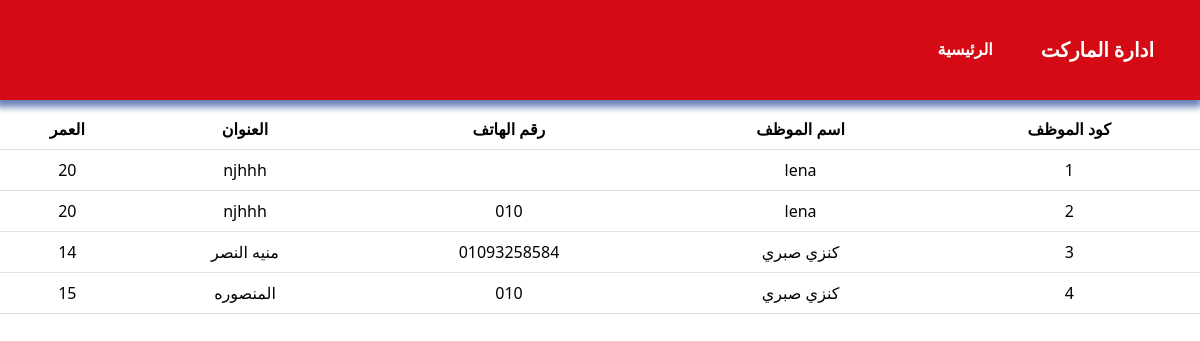
The app's page /admin/viewsemployee.php with its own data.
### tables this page shows
CREATE TABLE `employee` (
  `id` int(11) NOT NULL,
  `employee` varchar(50) NOT NULL,
  `employeetel` varchar(50) NOT NULL,
  `employeeaddress` varchar(50) NOT NULL,
  `date` varchar(50) NOT NULL DEFAULT current_timestamp(),
  `age` varchar(50) NOT NULL
);

### admin/viewsemployee.php (the view, shortened to what this page needs)
<!DOCTYPE html>
<html lang="en">
<head>
    <link rel="stylesheet" href="./css/bootstrap.css">
    <link rel="stylesheet" href="./css/style.css">
    <link rel="stylesheet" href="./fonts/all.css">
</head>
<body>
<nav class="navbar navbar-expand-lg navbar-light bg-light">
  <a class="navbar-brand" href="#">ادارة الماركت</a>
  <div class="collapse navbar-collapse" id="navbarNav">
    <ul class="navbar-nav">
      <li class="nav-item active">
        <a class="nav-link" href="#">الرئيسية <span class="sr-only"></span></a>
      </li>
  </div>
</nav>
<table class="table table-border table-hover">
    <thead>
        <tr>
            <th>كود الموظف</th>
            <th>اسم الموظف</th>
            <th>رقم الهاتف</th>
            <th> العنوان</th>
            <th> العمر</th>
        </tr>
    </thead>
    <tbody>
        <?php
              include '../config.php';
            $sql="SELECT * FROM `employee`";
            $result = mysqli_query($conn,$sql);
            while($row = mysqli_fetch_assoc($result)){
        ?>
  <tr>
 <td><?=$row['id']?></td>
 <td><?=$row['employee']?></td>
 <td><?=$row['employeetel']?></td>
 <td><?=$row['employeeaddress']?></td>
 <td><?=$row['age']?></td>
  </tr>
  <?php
            }
  ?>
    </tbody>
</table>
</body>
</html>

### admin/css/style.css (style rules this page uses)
nav.navbar.navbar-expand-lg.navbar-light.bg-light { direction: rtl; background: #d40b14 !important; color: #fff !important; box-shadow: -1px 4px 7px 3px #687eb6;; padding: 30px; }
a.navbar-brand { font-family: kufam; font-weight: bolder; color: #fff; }
ul.navbar-nav { font-family: cairo; font-weight: bolder; color: white !important; }
a.nav-link { color: #fff; }
table.table.table-border { direction: rtl; margin-top: 9px; text-align: center; }

### records on screen
employee: id "1", employee "lena", employeeaddress "njhhh", age "20"
employee: id "2", employee "lena", employeetel "010", employeeaddress "njhhh", age "20"
employee: id "3", employee "كنزي صبري", employeetel "01093258584", employeeaddress "منيه النصر", age "14"
employee: id "4", employee "كنزي صبري", employeetel "010", employeeaddress "المنصوره", age "15"
